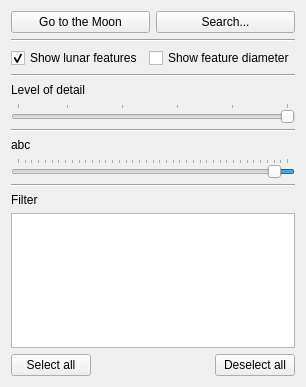
       <widget class="QWidget" name="page_moon">
        <property name="geometry">
         <rect>
          <x>0</x>
          <y>0</y>
          <width>279</width>
          <height>387</height>
         </rect>
        </property>
        <attribute name="label">
         <string>Lunar features</string>
        </attribute>
        <layout class="QVBoxLayout" name="verticalLayout_2">
         <item>
          <layout class="QHBoxLayout" name="horizontalLayout_18">
           <item>
            <widget class="QPushButton" name="pushButton_5">
             <property name="toolTip">
              <string>Center Moon on screen</string>
             </property>
             <property name="text">
              <string>Go to the Moon</string>
             </property>
            </widget>
           </item>
           <item>
            <widget class="QPushButton" name="pushButton_35">
             <property name="toolTip">
              <string>Search lunar features</string>
             </property>
             <property name="text">
              <string>Search...</string>
             </property>
            </widget>
           </item>
          </layout>
         </item>
         <item>
          <widget class="Line" name="line_10">
           <property name="orientation">
            <enum>Qt::Horizontal</enum>
           </property>
          </widget>
         </item>
         <item>
          <layout class="QHBoxLayout" name="horizontalLayout_12">
           <item>
            <widget class="QCheckBox" name="checkBox_4">
             <property name="text">
              <string>Show lunar features</string>
             </property>
             <property name="checked">
              <bool>true</bool>
             </property>
             <property name="tristate">
              <bool>false</bool>
             </property>
            </widget>
           </item>
           <item>
            <widget class="QCheckBox" name="checkBox_lfDiam">
             <property name="text">
              <string>Show feature diameter</string>
             </property>
            </widget>
           </item>
          </layout>
         </item>
         <item>
          <widget class="Line" name="line_6">
           <property name="orientation">
            <enum>Qt::Horizontal</enum>
           </property>
          </widget>
         </item>
         <item>
          <widget class="QLabel" name="label_11">
           <property name="text">
            <string>Level of detail</string>
           </property>
           <property name="scaledContents">
            <bool>false</bool>
           </property>
          </widget>
         </item>
         <item>
          <widget class="QSlider" name="hr_lf_detail">
           <property name="minimum">
            <number>1</number>
           </property>
           <property name="maximum">
            <number>50</number>
           </property>
           <property name="orientation">
            <enum>Qt::Horizontal</enum>
           </property>
           <property name="invertedAppearance">
            <bool>true</bool>
           </property>
           <property name="invertedControls">
            <bool>false</bool>
           </property>
           <property name="tickPosition">
            <enum>QSlider::TicksAbove</enum>
           </property>
           <property name="tickInterval">
            <number>0</number>
           </property>
          </widget>
         </item>
         <item>
          <widget class="Line" name="line_7">
           <property name="orientation">
            <enum>Qt::Horizontal</enum>
           </property>
          </widget>
         </item>
         <item>
          <widget class="QLabel" name="label_12">
           <property name="text">
            <string>abc</string>
           </property>
          </widget>
         </item>
         <item>
          <widget class="QSlider" name="hr_lf_detail_2">
           <property name="minimum">
            <number>0</number>
           </property>
           <property name="maximum">
            <number>200</number>
           </property>
           <property name="value">
            <number>10</number>
           </property>
           <property name="tracking">
            <bool>true</bool>
           </property>
           <property name="orientation">
            <enum>Qt::Horizontal</enum>
           </property>
           <property name="invertedAppearance">
            <bool>true</bool>
           </property>
           <property name="invertedControls">
            <bool>false</bool>
           </property>
           <property name="tickPosition">
            <enum>QSlider::TicksAbove</enum>
           </property>
           <property name="tickInterval">
            <number>5</number>
           </property>
          </widget>
         </item>
         <item>
          <widget class="Line" name="line_9">
           <property name="orientation">
            <enum>Qt::Horizontal</enum>
           </property>
          </widget>
         </item>
         <item>
          <widget class="QLabel" name="label_13">
           <property name="text">
            <string>Filter</string>
           </property>
          </widget>
         </item>
         <item>
          <widget class="QTreeView" name="treeView_4"/>
         </item>
         <item>
          <layout class="QHBoxLayout" name="horizontalLayout_11">
           <item>
            <widget class="QPushButton" name="pushButton_12">
             <property name="text">
              <string>Select all</string>
             </property>
            </widget>
           </item>
           <item>
            <spacer name="horizontalSpacer">
             <property name="orientation">
              <enum>Qt::Horizontal</enum>
             </property>
             <property name="sizeHint" stdset="0">
              <size>
               <width>40</width>
               <height>20</height>
              </size>
             </property>
            </spacer>
           </item>
           <item>
            <widget class="QPushButton" name="pushButton_11">
             <property name="text">
              <string>Deselect all</string>
             </property>
            </widget>
           </item>
          </layout>
         </item>
        </layout>
       </widget>
